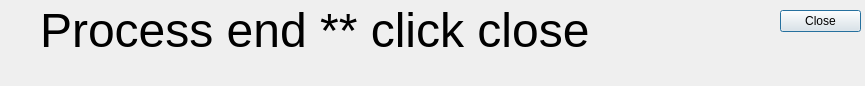
<?xml version="1.0" encoding="UTF-8"?>
<ui version="4.0">
 <class>Dialog</class>
 <widget class="QDialog" name="Dialog">
  <property name="windowModality">
   <enum>Qt::ApplicationModal</enum>
  </property>
  <property name="geometry">
   <rect>
    <x>0</x>
    <y>0</y>
    <width>865</width>
    <height>86</height>
   </rect>
  </property>
  <property name="windowTitle">
   <string>Dialog</string>
  </property>
  <widget class="QDialogButtonBox" name="buttonBox">
   <property name="geometry">
    <rect>
     <x>780</x>
     <y>10</y>
     <width>81</width>
     <height>461</height>
    </rect>
   </property>
   <property name="orientation">
    <enum>Qt::Vertical</enum>
   </property>
   <property name="standardButtons">
    <set>QDialogButtonBox::Close</set>
   </property>
  </widget>
  <widget class="QLabel" name="label">
   <property name="geometry">
    <rect>
     <x>40</x>
     <y>10</y>
     <width>691</width>
     <height>41</height>
    </rect>
   </property>
   <property name="font">
    <font>
     <pointsize>36</pointsize>
    </font>
   </property>
   <property name="text">
    <string>Process end ** click close</string>
   </property>
  </widget>
 </widget>
 <resources/>
 <connections>
  <connection>
   <sender>buttonBox</sender>
   <signal>accepted()</signal>
   <receiver>Dialog</receiver>
   <slot>accept()</slot>
   <hints>
    <hint type="sourcelabel">
     <x>248</x>
     <y>254</y>
    </hint>
    <hint type="destinationlabel">
     <x>157</x>
     <y>274</y>
    </hint>
   </hints>
  </connection>
  <connection>
   <sender>buttonBox</sender>
   <signal>rejected()</signal>
   <receiver>Dialog</receiver>
   <slot>reject()</slot>
   <hints>
    <hint type="sourcelabel">
     <x>316</x>
     <y>260</y>
    </hint>
    <hint type="destinationlabel">
     <x>286</x>
     <y>274</y>
    </hint>
   </hints>
  </connection>
 </connections>
</ui>
